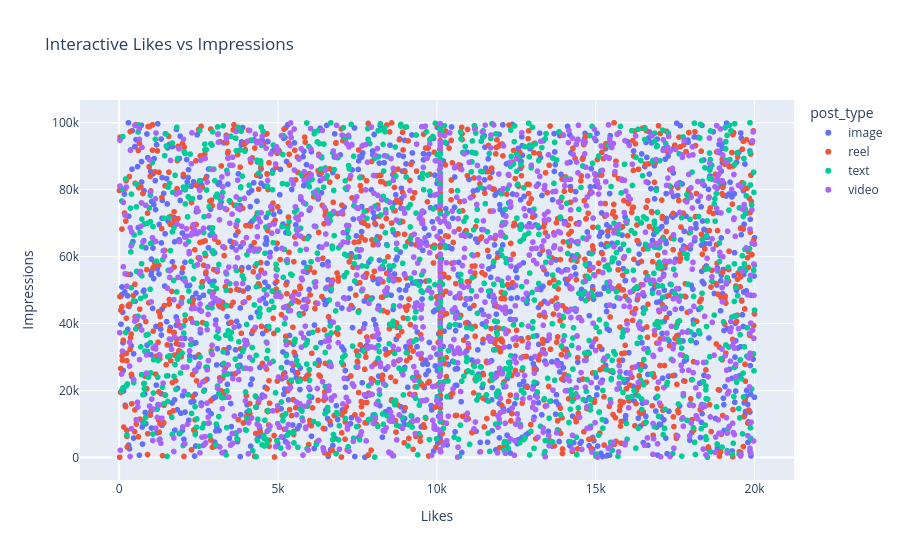

This figure's notebook cell:
### Markdown cell above
#### 4. Interactive Scatter Chart

### Code cell
fig = px.scatter(
    df,
    x="likes",
    y="impression_count",
    color="post_type",
    hover_data=["post_category","country","engagement_rate"],
    title="Interactive Likes vs Impressions",
    labels={
        "likes": "Likes",
        "impression_count": "Impressions"}
)
fig.show()

### Figure 1 — Plotly figure (JSON) as saved in the notebook; plotly's stock layout.template omitted (floating-point values rounded to 4 significant figures; data arrays with more than 128 entries replaced by an {"elided": "..."} marker saying what was removed)
{"data": [{"customdata": {"elided": "1247x3 mixed values"}, "hovertemplate": "post_type=image<br>Likes=%{x}<br>Impressions=%{y}<br>post_category=%{customdata[0]}<br>country=%{customdata[1]}<br>engagement_rate=%{customdata[2]}<extra></extra>", "legendgroup": "image", "marker": {"color": "#636efa", "symbol": "circle"}, "mode": "markers", "name": "image", "showlegend": true, "type": "scattergl", "x": {"elided": "1247 float values"}, "xaxis": "x", "y": {"elided": "1247 int values"}, "yaxis": "y"}, {"customdata": {"elided": "1283x3 mixed values"}, "hovertemplate": "post_type=reel<br>Likes=%{x}<br>Impressions=%{y}<br>post_category=%{customdata[0]}<br>country=%{customdata[1]}<br>engagement_rate=%{customdata[2]}<extra></extra>", "legendgroup": "reel", "marker": {"color": "#EF553B", "symbol": "circle"}, "mode": "markers", "name": "reel", "showlegend": true, "type": "scattergl", "x": {"elided": "1283 float values"}, "xaxis": "x", "y": {"elided": "1283 int values"}, "yaxis": "y"}, {"customdata": {"elided": "1245x3 mixed values"}, "hovertemplate": "post_type=text<br>Likes=%{x}<br>Impressions=%{y}<br>post_category=%{customdata[0]}<br>country=%{customdata[1]}<br>engagement_rate=%{customdata[2]}<extra></extra>", "legendgroup": "text", "marker": {"color": "#00cc96", "symbol": "circle"}, "mode": "markers", "name": "text", "showlegend": true, "type": "scattergl", "x": {"elided": "1245 float values"}, "xaxis": "x", "y": {"elided": "1245 int values"}, "yaxis": "y"}, {"customdata": {"elided": "1225x3 mixed values"}, "hovertemplate": "post_type=video<br>Likes=%{x}<br>Impressions=%{y}<br>post_category=%{customdata[0]}<br>country=%{customdata[1]}<br>engagement_rate=%{customdata[2]}<extra></extra>", "legendgroup": "video", "marker": {"color": "#ab63fa", "symbol": "circle"}, "mode": "markers", "name": "video", "showlegend": true, "type": "scattergl", "x": {"elided": "1225 float values"}, "xaxis": "x", "y": {"elided": "1225 int values"}, "yaxis": "y"}], "layout": {"legend": {"title": {"text": "post_type"}, "tracegroupgap": 0}, "title": {"text": "Interactive Likes vs Impressions"}, "xaxis": {"anchor": "y", "domain": [0, 1], "title": {"text": "Likes"}}, "yaxis": {"anchor": "x", "domain": [0, 1], "title": {"text": "Impressions"}}}}
